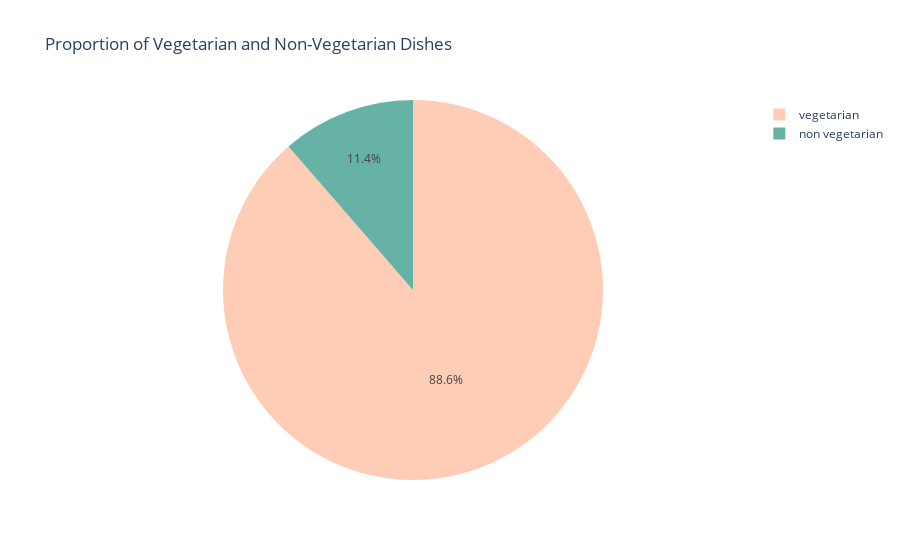

Source (notebook cell):
### Code cell
pie_data.columns = ['diet', 'count']

# Define colors
Soft_Peach = '#FFCCB6'  # For vegetarian
Light_Teal = '#66B2A6'  # For non-vegetarian

# Create the pie chart
fig = px.pie(
    pie_data,
    values='count',
    names='diet',
    title='Proportion of Vegetarian and Non-Vegetarian Dishes',
    color_discrete_sequence=[Soft_Peach, Light_Teal]  # Updated colors
)

fig.show()

### Figure 1 — Plotly figure (JSON) as saved in the notebook; plotly's stock layout.template omitted (floating-point values rounded to 4 significant figures)
{"data": [{"domain": {"x": [0, 1], "y": [0, 1]}, "hovertemplate": "diet=%{label}<br>count=%{value}<extra></extra>", "labels": ["vegetarian", "non vegetarian"], "legendgroup": "", "name": "", "showlegend": true, "type": "pie", "values": [226, 29]}], "layout": {"autosize": true, "legend": {"tracegroupgap": 0}, "piecolorway": ["#FFCCB6", "#66B2A6"], "title": {"text": "Proportion of Vegetarian and Non-Vegetarian Dishes"}}}
